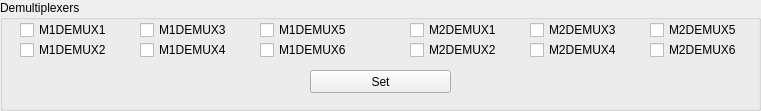
    <widget class="QGroupBox" name="groupBox_4">
     <property name="geometry">
      <rect>
       <x>10</x>
       <y>410</y>
       <width>761</width>
       <height>111</height>
      </rect>
     </property>
     <property name="title">
      <string>Demultiplexers</string>
     </property>
     <widget class="CustomControls::PushButton" name="pushButtonWriteRead_2">
      <property name="geometry">
       <rect>
        <x>310</x>
        <y>70</y>
        <width>141</width>
        <height>23</height>
       </rect>
      </property>
      <property name="accessibleName">
       <string>SetDemux()</string>
      </property>
      <property name="text">
       <string>Set</string>
      </property>
     </widget>
     <widget class="CustomControls::CheckBox" name="checkBox_28">
      <property name="geometry">
       <rect>
        <x>20</x>
        <y>20</y>
        <width>121</width>
        <height>20</height>
       </rect>
      </property>
      <property name="accessibleName">
       <string>DEMUX[M1DEMUX1]</string>
      </property>
      <property name="text">
       <string>M1DEMUX1</string>
      </property>
     </widget>
     <widget class="CustomControls::CheckBox" name="checkBox_29">
      <property name="geometry">
       <rect>
        <x>20</x>
        <y>40</y>
        <width>121</width>
        <height>20</height>
       </rect>
      </property>
      <property name="accessibleName">
       <string>DEMUX[M1DEMUX2]</string>
      </property>
      <property name="text">
       <string>M1DEMUX2</string>
      </property>
     </widget>
     <widget class="CustomControls::CheckBox" name="checkBox_30">
      <property name="geometry">
       <rect>
        <x>260</x>
        <y>20</y>
        <width>121</width>
        <height>20</height>
       </rect>
      </property>
      <property name="accessibleName">
       <string>DEMUX[M1DEMUX5]</string>
      </property>
      <property name="text">
       <string>M1DEMUX5</string>
      </property>
     </widget>
     <widget class="CustomControls::CheckBox" name="checkBox_31">
      <property name="geometry">
       <rect>
        <x>140</x>
        <y>20</y>
        <width>121</width>
        <height>20</height>
       </rect>
      </property>
      <property name="accessibleName">
       <string>DEMUX[M1DEMUX3]</string>
      </property>
      <property name="text">
       <string>M1DEMUX3</string>
      </property>
     </widget>
     <widget class="CustomControls::CheckBox" name="checkBox_32">
      <property name="geometry">
       <rect>
        <x>140</x>
        <y>40</y>
        <width>121</width>
        <height>20</height>
       </rect>
      </property>
      <property name="accessibleName">
       <string>DEMUX[M1DEMUX4]</string>
      </property>
      <property name="text">
       <string>M1DEMUX4</string>
      </property>
     </widget>
     <widget class="CustomControls::CheckBox" name="checkBox_33">
      <property name="geometry">
       <rect>
        <x>260</x>
        <y>40</y>
        <width>121</width>
        <height>20</height>
       </rect>
      </property>
      <property name="accessibleName">
       <string>DEMUX[M1DEMUX6]</string>
      </property>
      <property name="text">
       <string>M1DEMUX6</string>
      </property>
     </widget>
     <widget class="CustomControls::CheckBox" name="checkBox_34">
      <property name="geometry">
       <rect>
        <x>530</x>
        <y>20</y>
        <width>121</width>
        <height>20</height>
       </rect>
      </property>
      <property name="accessibleName">
       <string>DEMUX[M2DEMUX3]</string>
      </property>
      <property name="text">
       <string>M2DEMUX3</string>
      </property>
     </widget>
     <widget class="CustomControls::CheckBox" name="checkBox_35">
      <property name="geometry">
       <rect>
        <x>410</x>
        <y>40</y>
        <width>121</width>
        <height>20</height>
       </rect>
      </property>
      <property name="accessibleName">
       <string>DEMUX[M2DEMUX2]</string>
      </property>
      <property name="text">
       <string>M2DEMUX2</string>
      </property>
     </widget>
     <widget class="CustomControls::CheckBox" name="checkBox_36">
      <property name="geometry">
       <rect>
        <x>530</x>
        <y>40</y>
        <width>121</width>
        <height>20</height>
       </rect>
      </property>
      <property name="accessibleName">
       <string>DEMUX[M2DEMUX4]</string>
      </property>
      <property name="text">
       <string>M2DEMUX4</string>
      </property>
     </widget>
     <widget class="CustomControls::CheckBox" name="checkBox_37">
      <property name="geometry">
       <rect>
        <x>650</x>
        <y>20</y>
        <width>111</width>
        <height>20</height>
       </rect>
      </property>
      <property name="accessibleName">
       <string>DEMUX[M2DEMUX5]</string>
      </property>
      <property name="text">
       <string>M2DEMUX5</string>
      </property>
     </widget>
     <widget class="CustomControls::CheckBox" name="checkBox_38">
      <property name="geometry">
       <rect>
        <x>410</x>
        <y>20</y>
        <width>121</width>
        <height>20</height>
       </rect>
      </property>
      <property name="accessibleName">
       <string>DEMUX[M2DEMUX1]</string>
      </property>
      <property name="text">
       <string>M2DEMUX1</string>
      </property>
     </widget>
     <widget class="CustomControls::CheckBox" name="checkBox_39">
      <property name="geometry">
       <rect>
        <x>650</x>
        <y>40</y>
        <width>111</width>
        <height>20</height>
       </rect>
      </property>
      <property name="accessibleName">
       <string>DEMUX[M2DEMUX6]</string>
      </property>
      <property name="text">
       <string>M2DEMUX6</string>
      </property>
     </widget>
    </widget>
